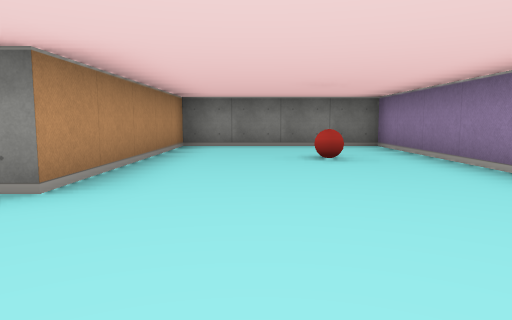
View 1 (above)

19 first-person views from a walk through a cub3D maze. The camera is about half as high as the walls, tilts 6° down and sees 70° across. The floor is counted in squares. Each view is taken from the middle of a square. On the plan, view 1 faces up. The plan holds only what a view shows up to about 9 squares ahead; the rest is blank.

View 2
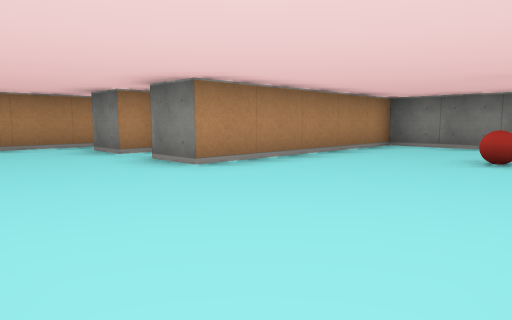

View 3
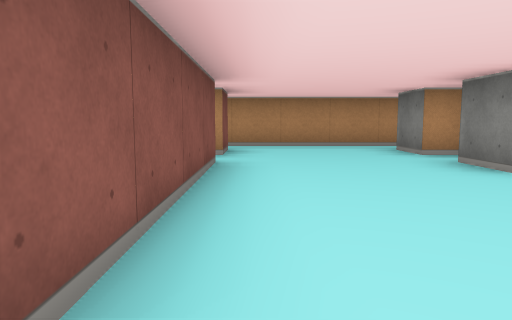

View 4
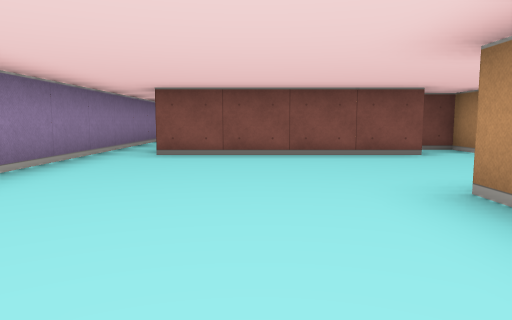

View 5
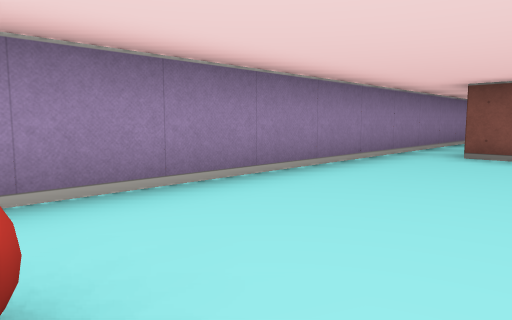

View 6
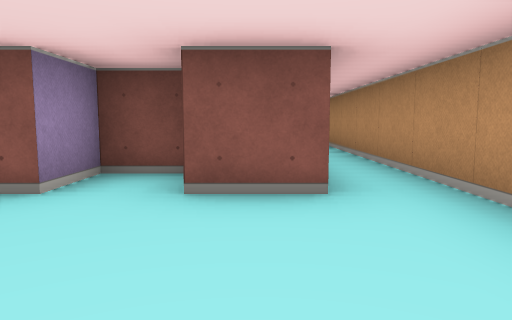

View 7
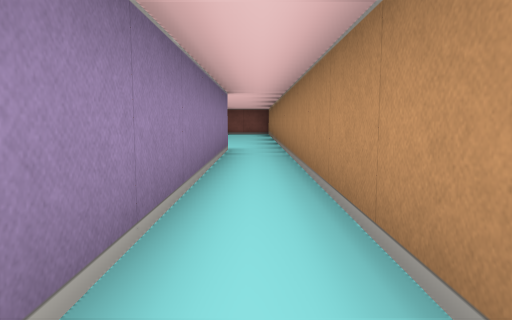

View 8
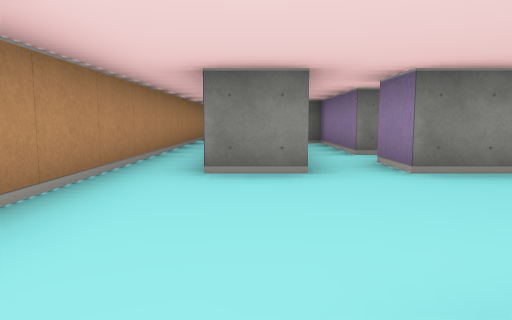

View 9
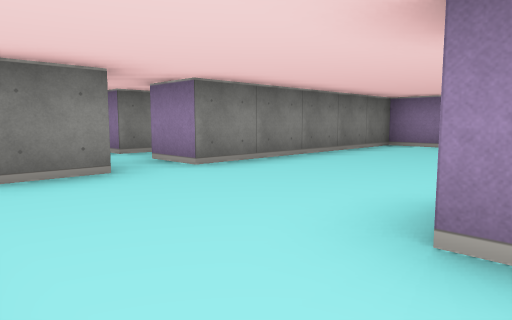

View 10
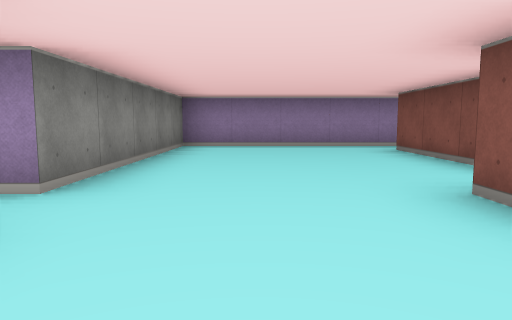

View 11
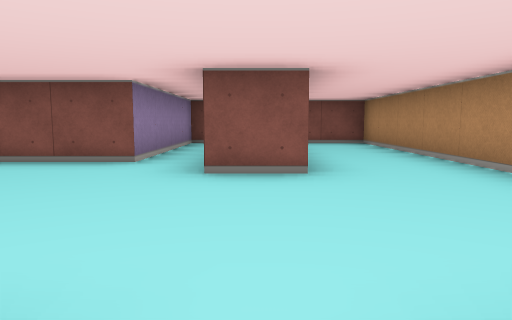

View 12
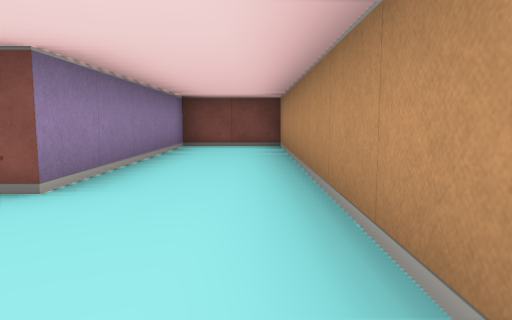

View 13
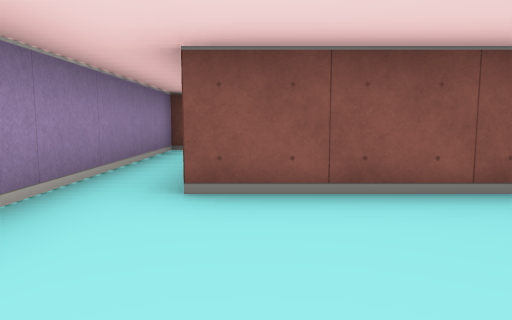

View 14
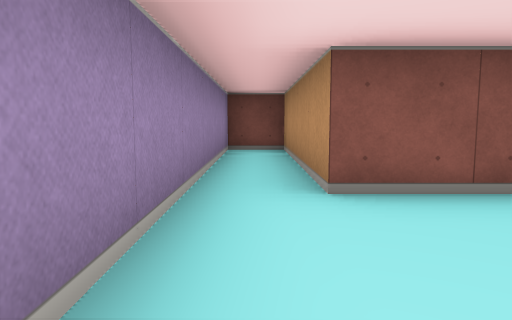

View 15
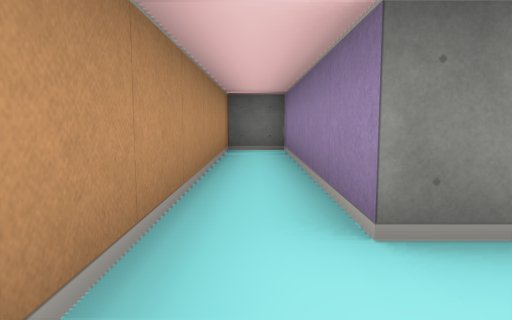

View 16
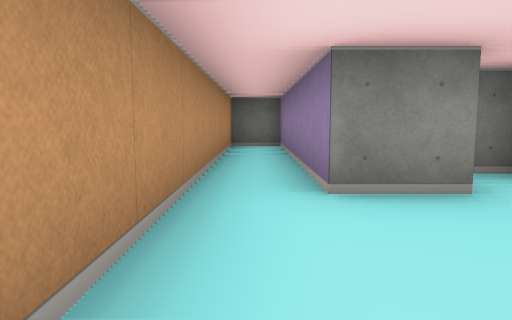

View 17
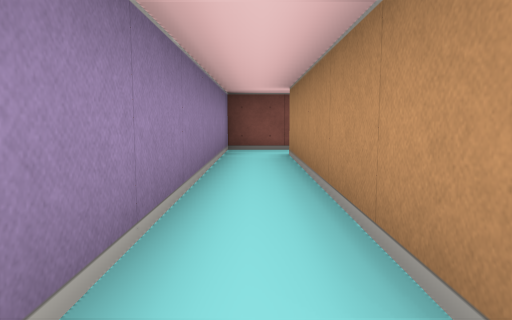

View 18
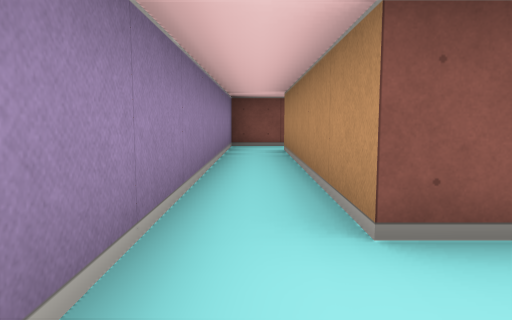

View 19
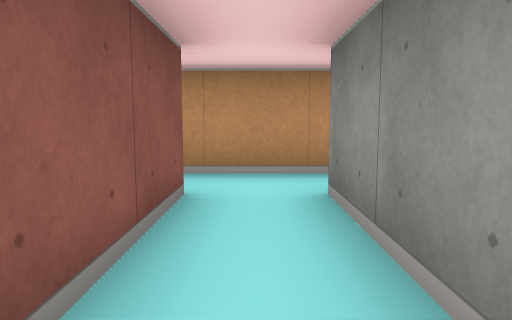

### Floor plan
Points are (right, up) in squares from view 1. A wall is a line through its corners. A room is listed if a view was taken in it or the views show most of it. See-through windows are left out.
Room 1 (views 1, 2, 3, 4, 5, 6, 7, 15, 16, 17, 18)
walls: (-2.5, 3.5) (-3, 3.5); (-3.5, 3.1) (-3.5, 2.5) (-4.5, 2.5) (-4.5, 7.5) (-5.5, 7.5) (-5.5, -7.5); (-4.6, -0.5) (-3.5, -0.5) (-3.5, -1.5) (-2.5, -1.5) (-2.5, -0.5) (1.5, -0.5) (1.5, -5.5); (2.5, -5.5) (2.5, 7.5) (-1.5, 7.5) (-1.5, 2.5) (-2.5, 2.5); (-4.5, -7.5) (-4.5, -1.6)
ways out: opening at (-5, -7) to room 2; opening at (2, -6) to room 3
objects: ball (1, 5)
Room 2 (views 8, 9, 10, 11, 12, 13, 14)
walls: (-3.4, -7.5) (-4.5, -7.5); (-1.5, -15.5) (-1.5, -11.5) (1.5, -11.5) (1.5, -15.5) (2.5, -15.5) (2.5, -7.5) (-2.5, -7.5) (-2.5, -6.5); (-5.5, -7.5) (-5.5, -15.5) (-3.5, -15.5) (-3.5, -10.5) (-2.5, -10.5)
ways out: opening at (-5, -7) to room 1; opening at (-3, -7) to room 4
Room 3 (view 19)
walls: (-0.6, -5.5) (-2.5, -5.5); (1.4, -6.5) (2.5, -6.5) (2.5, -5.5); (-2.5, -6.5) (-0.6, -6.5)
ways out: opening at (2, -6) to room 1; opening at (-2, -6) to room 4
Room 4 (no view inside)
walls: (-3.5, -5.2) (-3.5, -6.8); (-2.5, -5.5) (-2.5, -2.5)
ways out: opening at (-3, -7) to room 2; opening at (-2, -6) to room 3

Positions as (right, up) in squares from view 1, and headings:
1: (0, 0), facing up
2: (2, 0), facing up-left
3: (2, 0), facing left
4: (0, 5), facing down
5: (0, 5), facing down-right
6: (-4, 2), facing down
7: (-5, -1), facing down
8: (-4, -11), facing up
9: (-5, -11), facing up-right
10: (-5, -9), facing right
11: (-3, -7), facing down
12: (-5, -8), facing down
13: (1, -9), facing down
14: (2, -9), facing down
15: (-5, 1), facing up
16: (-5, 0), facing up
17: (2, 0), facing down
18: (2, 1), facing down
19: (0, -6), facing left
